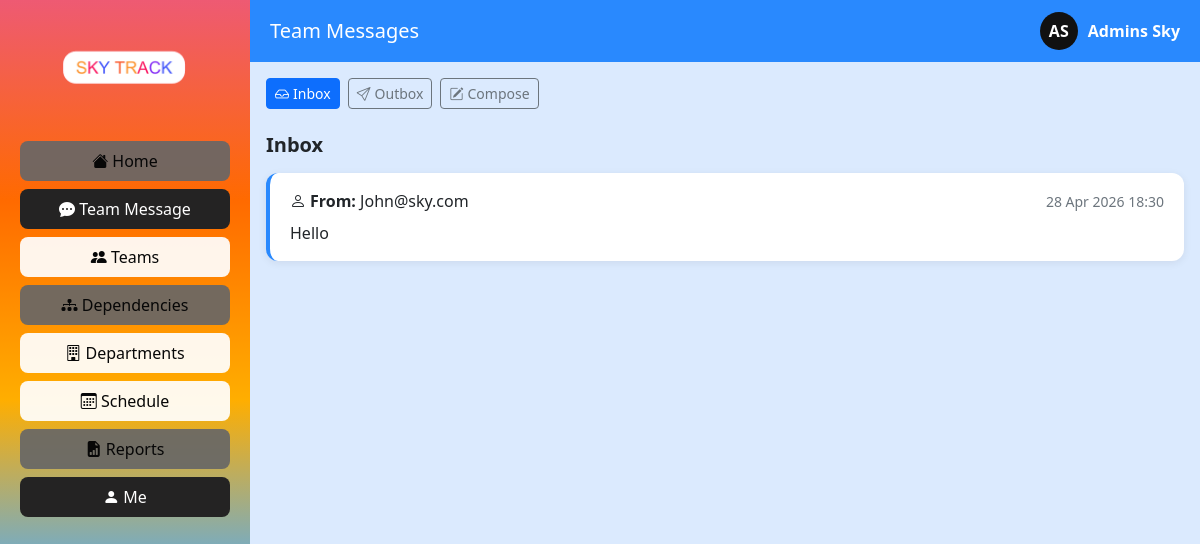
The page /messages/ (signed in) on the database its author committed.
### main/models.py (models this page shows, shortened)
class Staff(models.Model):
    user = models.OneToOneField(User, on_delete=models.CASCADE)
    first_name = models.CharField(max_length=50)
    last_name = models.CharField(max_length=50)
    class Meta:
        db_table = "Staff"

class Message(models.Model):
    sender = models.ForeignKey(
        User,
        on_delete=models.CASCADE,
        related_name='sent_messages',
        db_column='sender_id'
    )
    receiver = models.ForeignKey(
        User,
        on_delete=models.CASCADE,
        related_name='received_messages',
        db_column='receiver_id'
    )
    content = models.TextField()
    timestamp = models.DateTimeField(auto_now_add=True)
    is_read = models.BooleanField(default=False)
    class Meta:
        db_table = "Message"
        ordering = ['-timestamp']

class User(models.Model):
    user_Id = models.AutoField(primary_key=True)
    email = models.EmailField(unique=True)
    password_hash = models.TextField()
    role = models.TextField(default="user")
    class Meta:
        db_table = "User"

### main/views.py (the view)
# urls.py: path("messages/", views.inbox, name="inbox"),
def inbox(request):
    email = request.session.get("user_email")
    if not email:
        return redirect("login")
    current_user = User.objects.get(email=email)
    staff = Staff.objects.filter(user=current_user).first()
    received_messages = Message.objects.filter(
        receiver=current_user
    ).order_by('-timestamp')
    return render(request, 'inbox.html', {
        'messages': received_messages,
        'current_user': current_user,
        'staff': staff,
    })

### web_pages/inbox.html (shortened to what this page needs)
{% extends 'base.html' %}
{% block header %}Team Messages{% endblock %}
{% block content %}
<div class="d-flex gap-2 mb-4">
  <a href="/messages/" class="btn btn-primary btn-sm">
    <i class="bi bi-inbox me-1"></i>Inbox
  </a>
  <a href="/messages/outbox/" class="btn btn-outline-secondary btn-sm">
    <i class="bi bi-send me-1"></i>Outbox
  </a>
  <a href="/messages/compose/" class="btn btn-outline-secondary btn-sm">
    <i class="bi bi-pencil-square me-1"></i>Compose
  </a>
</div>
<h5 class="mb-3 fw-semibold">Inbox</h5>
{% for msg in messages %}
  <div style="background:#fff; border-radius:12px; padding:16px 20px; margin-bottom:10px; box-shadow:0 2px 8px rgba(0,0,0,0.07); border-left:4px solid #2989fe;">
    <div class="d-flex justify-content-between align-items-center">
      <span><i class="bi bi-person me-1"></i><strong>From:</strong> {{ msg.sender.email }}</span>
      <small class="text-secondary">{{ msg.timestamp|date:"d M Y H:i" }}</small>
    </div>
    <p class="mb-0 mt-2">{{ msg.content }}</p>
  </div>
{% empty %}
  <div class="text-center mt-5" style="color:#9ca3af;">
    <i class="bi bi-inbox fs-1 d-block mb-2"></i>
    <p>Your inbox is empty.</p>
    <a href="/messages/compose/" class="btn btn-primary btn-sm">Send a message</a>
  </div>
{% endfor %}
{% endblock %}

### web_pages/base.html (shortened to what this page needs)
{% load static %}
<!DOCTYPE html>
<html lang="en">
<head>
<link href="https://cdn.jsdelivr.net/npm/bootstrap@5.3.2/dist/css/bootstrap.min.css" rel="stylesheet">
<link href="https://cdn.jsdelivr.net/npm/bootstrap-icons@1.11.3/font/bootstrap-icons.css" rel="stylesheet">
<link rel="stylesheet" href="{% static 'css/base.css' %}">
</head>
<body>
<div class="d-flex">
  <div class="sidebar">
    <img src="{% static 'images/sky_logo.png' %}" class="logo" onerror="this.style.display='none'">
    <nav class="nav flex-column w-100">
      <a class="nav-link" id="grey"  href="{% url 'dashboard' %}"><i class="bi bi-house-fill"></i> Home</a>
      <a class="nav-link" id="black" href="{% url 'inbox' %}"><i class="bi bi-chat-dots-fill"></i> Team Message</a>
      <a class="nav-link" id="white" href="{% url 'teams:list' %}"><i class="bi bi-people-fill"></i> Teams</a>
      <a class="nav-link" id="grey"  href="{% url 'teams:dependencies' %}"><i class="bi bi-diagram-3-fill"></i> Dependencies</a>
      <a class="nav-link" id="white" href="{% url 'teams:departments' %}"><i class="bi bi-building"></i> Departments</a>
      <a class="nav-link" id="white" href="{% url 'schedule:upcoming' %}"><i class="bi bi-calendar3"></i> Schedule</a>
      <a class="nav-link" id="grey"  href="{% url 'reports:dashboard' %}"><i class="bi bi-file-earmark-bar-graph-fill"></i> Reports</a>
      <a class="nav-link" id="black" href="{% url 'profile' %}"><i class="bi bi-person-fill"></i> Me</a>
    </nav>
  </div>
  <div class="flex-grow-1 d-flex flex-column main-area">
    <div class="topbar">
      <h5 class="m-0">{% block header %}{% endblock %}</h5>
      <a href="{% url 'profile' %}" style="text-decoration:none;color:white;">
        <div class="profile-box">
          <div class="profile-img">{{ staff.first_name|default:"U"|slice:":1"|upper }}{{ staff.last_name|default:"S"|slice:":1"|upper }}</div>
          <strong>{{ staff.first_name|default:"User" }} {{ staff.last_name|default:"" }}</strong>
        </div>
      </a>
    </div>
    <div class="p-3">{% block content %}{% endblock %}</div>
  </div>
</div>
</body>
</html>

### assets/css/base.css (style rules this page uses)
body { background:#dbeafe; height:100vh; overflow:hidden; }
.sidebar { width:250px; min-height:100vh; background:linear-gradient(rgb(238, 90, 115),rgb(255, 106, 0),rgb(255, 174, 0),#4dabff,rgb(210, 235, 49)); padding:20px; display:flex; flex-direction:column; align-items:center; }
.logo { width:200px; margin:10px 0 30px 0; }
.sidebar .nav-link { color:rgb(7, 7, 7); font-weight:500; margin-bottom:8px; background:rgba(42, 43, 42, 0.2); border-radius:8px; text-align:center; width:100%; }
#black { background:rgb(36, 35, 35); color:white; }
#white { background:rgba(255, 255, 255, 0.923); }
#grey { background:rgba(104, 103, 103, 0.923); }
.topbar { background:#2989fe; padding:12px 20px; display:flex; justify-content:space-between; align-items:center; color:white; }
.profile-box { display:flex; align-items:center; gap:10px; }
.profile-img { width:38px; height:38px; border-radius:50%; background:#111; color:white; display:flex; align-items:center; justify-content:center; font-weight:bold; text-transform:uppercase; }
.main-area { height:100vh; overflow-y:auto; }

### rows shown on the page
Staff: first_name "A", last_name "S", first_name "Admins", last_name "Sky"
Message: sender.email "John@sky.com", timestamp "28 Apr 2026 18:30", content "Hello"
